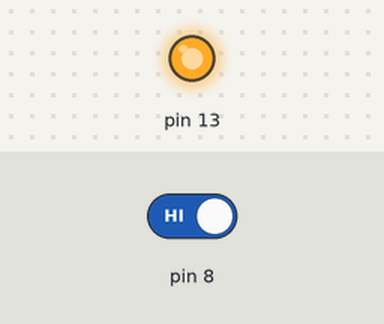
Recording of a sketch running on a simulated Arduino Uno, built with avr-gcc and run on an emulated ATmega328P. On the bench: output pins drawn as LEDs (lit = HIGH). Inputs (shaded band) come from the test bench; at power-on: pin 8 HIGH.

Above: at 1.6 s.
1.7 s: pin 8 driven LOW
At 2.6 s:
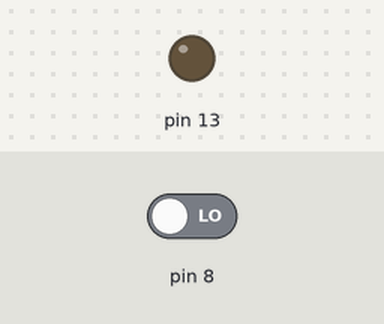
3.5 s: pin 8 driven HIGH
At 5.0 s:
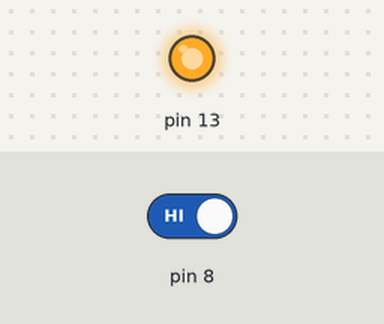
Timing chart, 0 to 6.5 s (numbered marks = the images above; inputs shaded):
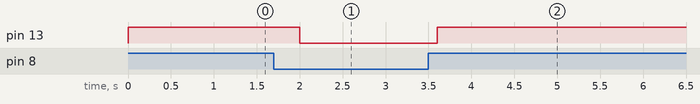

Measured:
- after the input at 1.7 s, pin 13: HIGH → LOW after 0.30 s
- after the input at 3.5 s, pin 13: LOW → HIGH after 0.10 s

The sketch:

Moisture_Sensor.ino
```cpp
const unsigned int relay=13;
const unsigned int sensor=8;
unsigned int value;
void setup()
{
	pinMode(13,OUTPUT);
	pinMode(8,INPUT);
}
void loop()
{
	value=digitalRead(8);
	if(value==LOW)
	{
		digitalWrite(13,LOW);
	}
	else
	{
		digitalWrite(13,HIGH);
	}
	delay(400);
}
```
